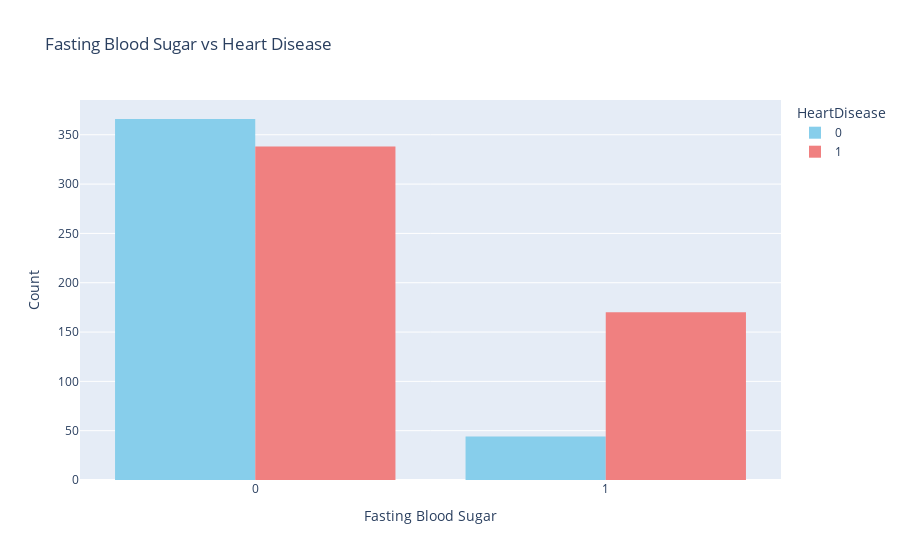

The notebook cell this image was saved under:
### Markdown cell above
### The figure above shows people with a **Flat ST Slope** on an ECG may have a higher risk of heart disease. This flat line can indicate that the heart isn't getting enough blood during stress or exercise, which can be a sign of underlying heart problems.

### **ST Slope** refers to the shape of a line on a heart test called an ECG. It shows how the heart's electrical activity changes after each beat.

- **Up**: The line goes up, which usually means the heart is getting enough blood.
- **Flat**: The line is flat, which can be normal or sometimes indicate a problem.
- **Down**: The line goes down, which often suggests the heart isn't getting enough blood.

### Code cell
fig = px.histogram(data,
                   x='FastingBS',
                   color='HeartDisease',
                   title='Fasting Blood Sugar vs Heart Disease',
                   barmode='group',
                   color_discrete_sequence=['skyblue', 'lightcoral'])
fig.update_layout(xaxis_title='Fasting Blood Sugar', yaxis_title='Count')
fig.show()

### Figure 1 — Plotly figure (JSON) as saved in the notebook; plotly's stock layout.template omitted (floating-point values rounded to 4 significant figures; data arrays with more than 128 entries replaced by an {"elided": "..."} marker saying what was removed)
{"data": [{"alignmentgroup": "True", "bingroup": "x", "hovertemplate": "HeartDisease=0<br>FastingBS=%{x}<br>count=%{y}<extra></extra>", "legendgroup": "0", "marker": {"color": "skyblue", "pattern": {"shape": ""}}, "name": "0", "offsetgroup": "0", "orientation": "v", "showlegend": true, "type": "histogram", "x": {"elided": "410 int values"}, "xaxis": "x", "yaxis": "y"}, {"alignmentgroup": "True", "bingroup": "x", "hovertemplate": "HeartDisease=1<br>FastingBS=%{x}<br>count=%{y}<extra></extra>", "legendgroup": "1", "marker": {"color": "lightcoral", "pattern": {"shape": ""}}, "name": "1", "offsetgroup": "1", "orientation": "v", "showlegend": true, "type": "histogram", "x": {"elided": "508 int values"}, "xaxis": "x", "yaxis": "y"}], "layout": {"barmode": "group", "legend": {"title": {"text": "HeartDisease"}, "tracegroupgap": 0}, "title": {"text": "Fasting Blood Sugar vs Heart Disease"}, "xaxis": {"anchor": "y", "domain": [0, 1], "title": {"text": "Fasting Blood Sugar"}}, "yaxis": {"anchor": "x", "domain": [0, 1], "title": {"text": "Count"}}}}
